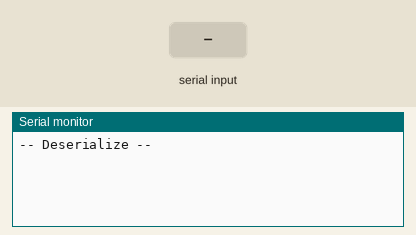
Simulated run of this sketch. Board: Arduino Uno, built with avr-gcc and run on an emulated ATmega328P. Parts: the last lines printed to the serial monitor. The test bench sets the inputs (shaded band).

Above: at 1.2 s.
1.3 s: "1" received over Serial
At 3.9 s:
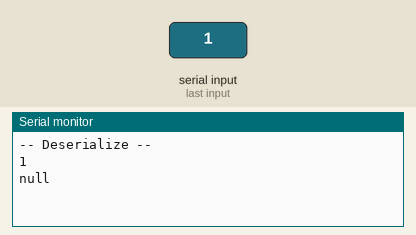
4.3 s: "0" received over Serial
At 5.7 s:
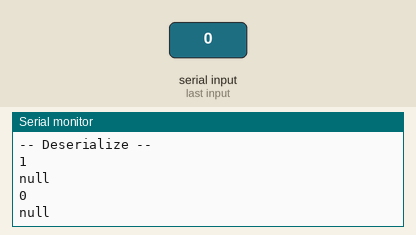
5.8 s: "2" received over Serial
At 8.3 s:
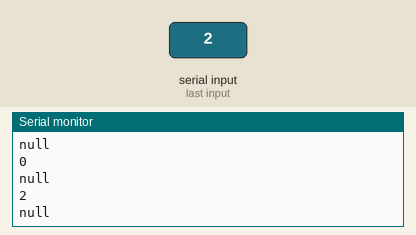

The sketch:

json_con_arduino.ino
```cpp
#include <ArduinoJson.hpp>
#include <ArduinoJson.h>
//String datosRecibidos = "";

void SerializeObject()
{
    String json;
    StaticJsonDocument<300> doc;
    doc["bomba"] = 1;
    doc["cantidad"] = 10;
    doc["tipo"] = true;

    serializeJson(doc, json);
    Serial.println(json);
}

void DeserializeObject()
{
    //String json = "{\"bomba\":2,\"cantidad\":10}";
    //String json = "{\"bomba\":2,\"cantidad\":10,\"tipo\":\"regular\"}";
    //String json = datosRecibidos;
    String json = Serial.readString();

    StaticJsonDocument<300> doc;
    DeserializationError error = deserializeJson(doc, json);
    if (error) { return; }

    int bomba = doc["bomba"];
    float cantidad = doc["cantidad"];
    String tipo = doc["tipo"];

    Serial.println(bomba);
    Serial.println(cantidad);
    Serial.println(tipo);
}

void Dbomba(String datosRecibidos)
{
    String json = datosRecibidos;
    StaticJsonDocument<300> doc;
    DeserializationError error = deserializeJson(doc, datosRecibidos);
    if (error) { return; }

    String b = doc["bomba"];

    Serial.println(b);

}
void setup()
{
    Serial.begin(115200);

    //Serial.println("===== Object Example =====");
    //Serial.println("-- Serialize --");
    //SerializeObject();
    //Serial.println();
    Serial.println("-- Deserialize --");
    //DeserializeObject();

}

void loop()
{
  //Serial.println("===== Object Example =====");
  //Serial.println("-- Serialize --");
  //SerializeObject();
  //Serial.println();
  //Serial.println("-- Deserialize --");
  //DeserializeObject();

  //Serial.println(datosRecibidos);
  String datosRecibidos = Serial.readString();
  Serial.println(datosRecibidos);
  Dbomba(datosRecibidos);

  /*while (Serial.available() > 0) {
    char caracter = Serial.read();

    datosRecibidos += caracter;

    Serial.print(caracter);
  }

  if (datosRecibidos.endsWith("}")) {
    Serial.println("Mensaje completo: ");
    Serial.println(datosRecibidos);
    DeserializeObject();
    datosRecibidos = "";
  }*/

  delay(1000);
}
```

Measured:
- after the input at 1.3 s, the serial monitor: prints a new line after 1.7 s (image 1)
- after the input at 4.3 s, the serial monitor: prints a new line after 1.0 s (image 2)
- after the input at 5.8 s, the serial monitor: prints a new line after 1.5 s (image 3)
